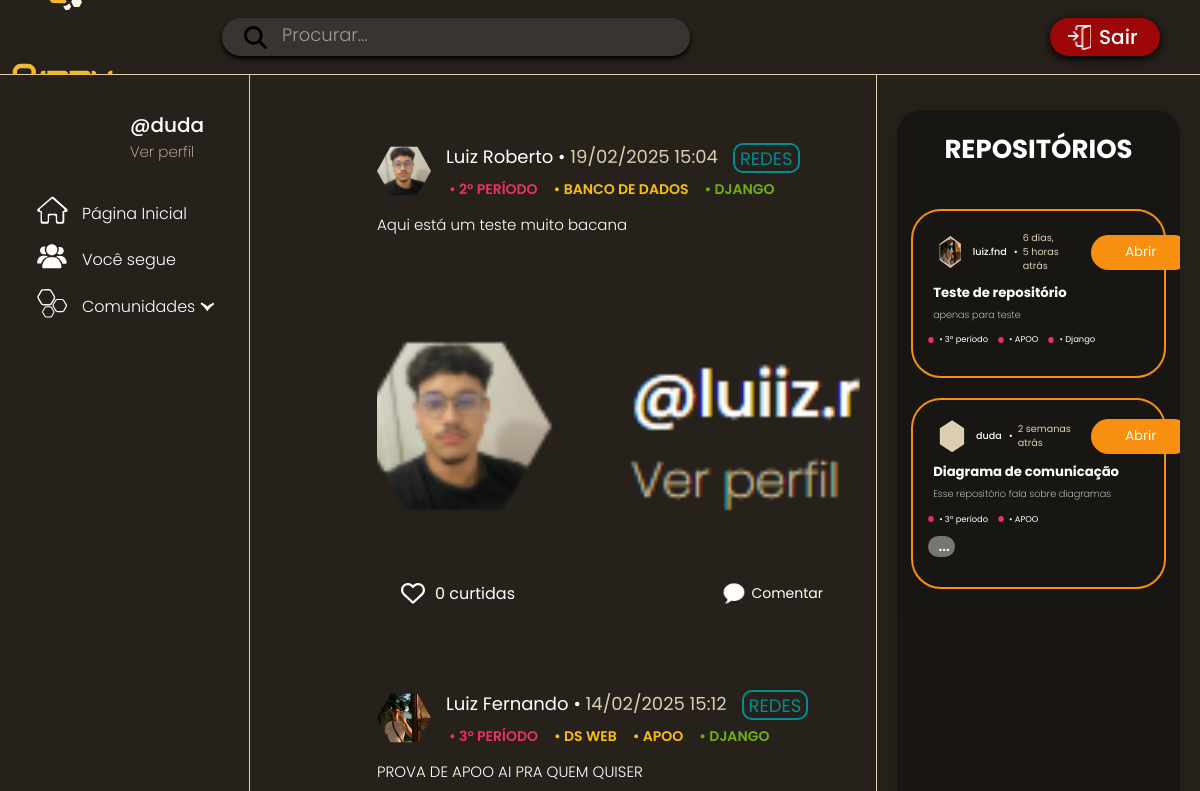
/ (signed in, upper part), run on an earlier commit of the app's database.
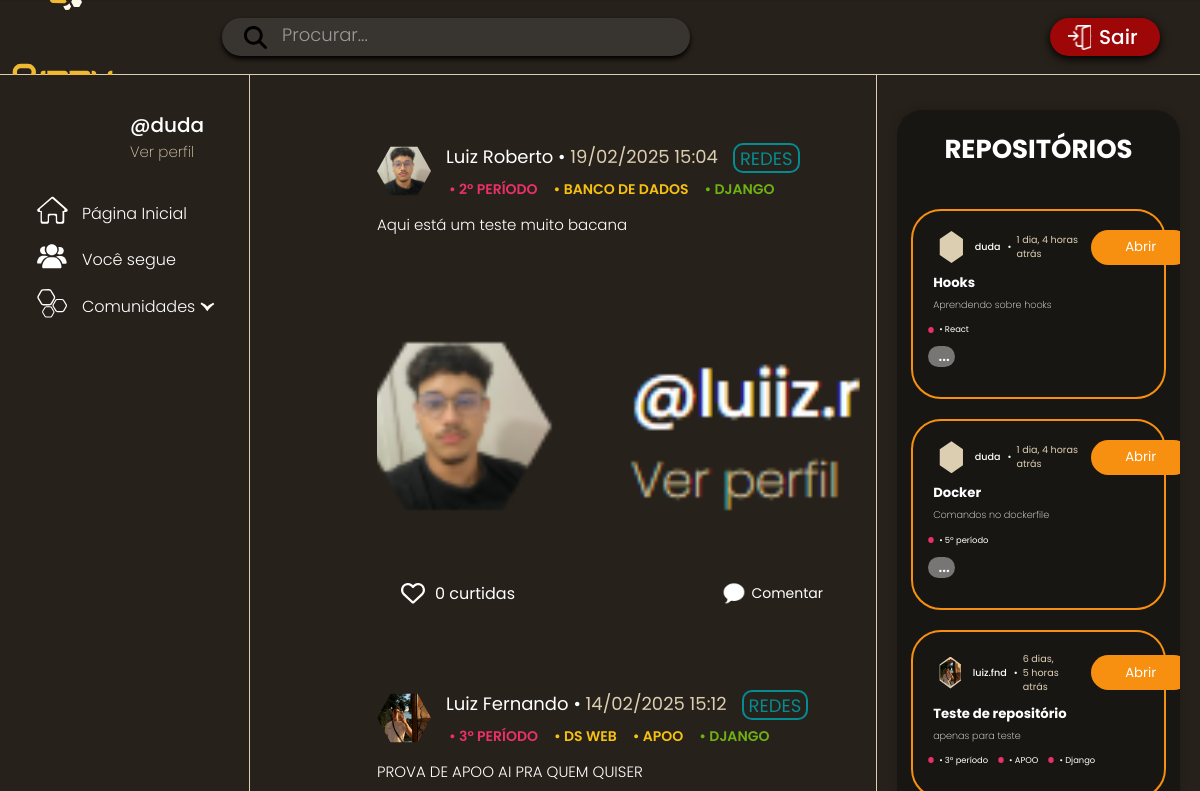
And on a later commit of the database.
### app_bizzu/models/usuario.py (models this page shows)
class Usuario(AbstractUser):
    nome = models.CharField(verbose_name="Nome", max_length=50)
    descricao = models.CharField(verbose_name="Descrição", max_length=200)
    imagemPerfil = models.ImageField(verbose_name="Imagem de perfil", upload_to="usuarios/%Y/%m/%d/", null=True)
    escolaFormacao = models.CharField(verbose_name="Escola de formação", max_length=30, blank=True, null=True)
    instituicaoAtual = models.CharField(verbose_name="Instituição atual", max_length=30, blank=True, null=True)
    localTrabalho = models.CharField(verbose_name="Local de trabalho", max_length=30, blank=True, null=True)
    progressoCurso = models.CharField(verbose_name="Progresso no curso", max_length=20, blank=True, null=True)
    repositoriosFavoritados = models.ManyToManyField("Repositorio", verbose_name="Repositórios salvos", symmetrical=False,related_name="repositorios_favoritados", blank=True)
    criado_em = models.DateTimeField(auto_now_add=True, verbose_name="Criado em", null=True, blank=True)
    segue = models.ManyToManyField("self",symmetrical=False, verbose_name="Segue", related_name="seguido_por", default=0, blank=True) # quem eu sigo
    seguidores = models.ManyToManyField("self",symmetrical=False, verbose_name="Seguidores", related_name="seguindo", default=0, blank=True) # quem me segue
    comunidades = models.ManyToManyField("Comunidade",verbose_name="Comunidades",related_name="seguido_por",blank=True)
    def __str__(self):
        return self.username

### app_bizzu/models/postagem.py (models this page shows, shortened)
class Postagem(models.Model):
    id = models.UUIDField(primary_key=True, default=uuid.uuid4, editable=False)
    texto = models.CharField(verbose_name="Texto de descrição",max_length= 200)
    imagem = models.ImageField(verbose_name="Imagem",upload_to="imgPostagens/")
    dataPublicacao = models.DateTimeField(auto_now_add=True, verbose_name="Data de publicação")
    usuario = models.ForeignKey("Usuario", verbose_name="Usuário", on_delete=models.CASCADE, null=True, blank=True, related_name="postagens")
    curtidas = models.IntegerField(verbose_name="Curtidas", default=0)
    comunidade = models.ForeignKey(Comunidade, verbose_name="Comunidade", on_delete=models.CASCADE, null=True, blank=True)
    categorias = models.ManyToManyField(Categoria, verbose_name="Categorias", blank=True)
    class Meta:
        verbose_name = "Postagem"
        verbose_name_plural = "Postagens"

### app_bizzu/models/comunidade.py (models this page shows)
class Comunidade(models.Model):
    id = models.UUIDField(primary_key=True, default=uuid.uuid4, editable=False)
    imagem = models.ImageField(upload_to='comunidade_imagens/', verbose_name="Imagem", blank=True, null=True)
    nome = models.CharField(verbose_name="Nome", max_length= 50)
    descricao = models.CharField(verbose_name="Descrição", max_length= 200)
    anoFundacao = models.DateField(verbose_name="Ano de fundação", default=2025)
    coordenacao = models.CharField(verbose_name="Coordenação", max_length= 50)
    linkPPC = models.URLField(verbose_name="Link ppc")
    linkHorarios = models.URLField(verbose_name="Link horários")
    linkExtra = models.URLField(verbose_name="Link extra")
    seguidores = models.ManyToManyField("Usuario", verbose_name="Seguidores", symmetrical=False,related_name="follows",blank=True)
    def __str__(self):
        return self.nome

### app_bizzu/models/categoria.py (models this page shows, shortened)
class Categoria(models.Model):
    TIPOS = (("tec", "Tecnologia"), ("mat", "Matéria"), ("per", "Período"))
    nome = models.CharField(verbose_name="Nome", max_length= 50)
    tipo = models.CharField(verbose_name="Tipo",max_length= 50, choices=TIPOS)

### app_bizzu/models/repositorio.py (models this page shows, shortened)
class Repositorio(models.Model):
    id = models.UUIDField(primary_key=True, default=uuid.uuid4, editable=False)
    dataPublicacao = models.DateTimeField(verbose_name="Data de publicação", auto_now_add=True)
    titulo = models.CharField(verbose_name="Título", max_length=50)
    descricao = models.CharField(verbose_name="Descrição", max_length=200)
    usuario = models.ForeignKey(Usuario, verbose_name="Usuário", on_delete=models.CASCADE, related_name="repositorios")
    comunidade = models.ForeignKey(Comunidade, verbose_name="Comunidade", on_delete=models.CASCADE, null=True, blank=True)
    categorias = models.ManyToManyField(Categoria, verbose_name="Categorias", blank=True)
    class Meta:
        verbose_name = "Repositório"
        verbose_name_plural = "Repositórios"

### app_bizzu/views/usuarioView.py (the view)
# urls.py: path('', usuarioView.UsuarioView.feed, name="feed"),
    def feed(request):
        if request.user.is_authenticated:  # Verificação de login
            user = request.user
            postagens = Postagem.objects.all().order_by('-dataPublicacao')  # Ordenar pela data (mais recente primeiro)
            repositorios = Repositorio.objects.all().order_by('-dataPublicacao')
            for postagem in postagens:
                postagem.curtido = Curtida.objects.filter(usuario=request.user, postagem=postagem).exists()
            return render(request, 'feed.html', {'postagens': postagens, 'user': request.user, 'repositorios': repositorios})
        else:
            postagens = Postagem.objects.all().order_by('-dataPublicacao')  # Ordenar pela data (mais recente primeiro)
            repositorios = Repositorio.objects.all().order_by('-dataPublicacao')
            return render(request, 'feed_deslogado.html', {'postagens': postagens, 'user': request.user, 'repositorios': repositorios})

### app_bizzu/templates/feed.html (shortened to what this page needs)
{% load static %}
<!DOCTYPE html>
<html lang="pt-br">
<head>
    <link rel="stylesheet" href="{% static 'css/feed.css' %}">
    <link rel="stylesheet" href="{% static "css/navbarRepositorio.css" %}?v=1.8">
    <link rel="stylesheet" href="{% static "css/fotoPerfilNome.css" %}?v=1.2">
    <link rel="stylesheet" href="{% static "css/caixaRepositorio.css" %}?v=1.8">
    <link rel="stylesheet" href="{% static "css/Botao.css" %}?v=1.2">
    <link rel="stylesheet" href="{% static "css/Tags.css" %}?v=1.2">
    <link rel="stylesheet" href="{% static 'css/comentarios.css' %}">
</head>
<body>
    {% include 'header.html' %}
    <section class="conteudo">
        {% include 'navbarEsquerda.html' with user=user %}
        <div class="feed">
            {% for postagem in postagens %}
            <div class="postagem" data-postagem-id="{{ postagem.id }}">
                <div class="post-header">
                    <div class="usuario-info">
                    {% if postagem.usuario.imagemPerfil and postagem.usuario.imagemPerfil.url %}
                        <img src="{{ postagem.usuario.imagemPerfil.url }}" alt="Avatar" class="avatar" style="object-fit: cover;">
                    {% else %}
                        <img src="{% static 'img/default-profile.png' %}" alt="Avatar" class="avatar" style="object-fit: cover;">
                    {% endif %}
                        <h3> <a href="{% url 'perfil' username=postagem.usuario.username %}">{{ postagem.usuario.nome }} </a> • <span>{{ postagem.dataPublicacao|date:"d/m/Y H:i" }}</span></h3>
                        <h3 class="comunidade-post">{{ postagem.comunidade }}</h3>
                    </div>
                    <div class="categorias-post">
                        {% for categoria in postagem.categorias.all %}
                            <h4 class="categoria {% if categoria.tipo == 'per' %}periodo{% elif categoria.tipo == 'mat' %}materia{% elif categoria.tipo == 'tec' %}tecnologia{% endif %}">
                                • {{ categoria.nome }}
                            </h4>
                        {% endfor %}
                    </div>
                </div>
                <div class="post-body">
                    <p>{{ postagem.texto }}</p>
                    {% if postagem.imagem %}
                    <img src="{{ postagem.imagem.url }}" alt="Imagem da postagem" class="post-image">
                    {% endif %}
                </div>
                <div class="post-footer">
                    <div class="likes">
                        <a href="{% url 'curtida' postagem.id %}" class="curtir-btn" data-postagem-id="{{ postagem.id }}">
                            <img
                            width="24px"
                            class="curtida-icon"
                            data-curtida="{% static 'img/curtidaColor.svg' %}"
                            data-nao-curtida="{% static 'img/curtida.svg' %}"
                            {% if postagem.curtido %}
                                src="{% static 'img/curtidaColor.svg' %}" data-curtido="true"
                            {% else %}
                                src="{% static 'img/curtida.svg' %}"  data-curtido="false"
                            {% endif %}
                        >
                        </a>
                        <span class="curtidas-count">{{ postagem.postagem_curtida.count }} curtidas</span>
                    </div>
                    <div class="comentarios">
                        <button class="comentar-btn" data-postagem-id="{{ postagem.id }}">
                            <img src="{% static 'img/icone_comentar.png' %}" width="24px">
                            <span>Comentar</span>
                        </button>
                    </div>
                </div>
            </div>
            {% empty %}
            <p class="postagem-off">Nenhuma postagem disponível no momento.</p>
            {% endfor %}
        </div>
        <aside class="barrarepositorios">
            <div class="conteudodireita">
                <h1 id="titulorep">REPOSITÓRIOS</h1>
                {% for repositorio in repositorios %}
                <div class="repositorioContainer">
                    <div class="headerCaixa">
                        <a class="profile-container" href="{% url 'perfil' repositorio.usuario.username %}">
                            <div class="hexagon">
                                <img src="{{ repositorio.usuario.imagemPerfil.url }}" class="profile-image">
                            </div>
                            <div class="user-info">
                                <span class="username">{{repositorio.usuario|default:"Luiz Fernando"}}</span>
                                <span class="separator">•</span>
                                <span class="timestamp">{{ repositorio.dataPublicacao|timesince }} atrás</span>
                            </div>
                        </a>
                        <form method="GET" action="{% url "verRepositorio" %}" id="form">
                        <button type="submit" id="BotaoLink" class="GeralPrimario" name="repositorio" value={{repositorio.id}}>
                            <p id="botaoP">Abrir</p>
                        </button>
                    </form>
                    </div>
                    <p class="tituloP">{{repositorio.titulo}}</p>
                    <p class="descricaoP">{{repositorio.descricao}}</p>
                    <div class="container">
                        {% for categoria in repositorio.categorias.all %}
                                    <div class="tag tag-rosa"><img src="/projeto_bizzu/app_bizzu/static/img/iconeTagRosa.svg" class="imgMenu">• {{ categoria.nome }}</div>
                        {% endfor %}
                    </div>
                    {% if repositorio.usuario.username == user.username %}
                    <button class="mais" type="submit">...</button>
                {% endif %}
                </div>
                {% empty %}
                    <p>Nenhum repositório disponível no momento.</p>
                {% endfor %}
            </div>
        </aside>
    </section>
</body>
</html>

### app_bizzu/templates/header.html (shortened to what this page needs)
{% load static %}
<link rel="stylesheet" href="{% static "css/header.css" %}">
<header>
    <div class="logo">
        <a href="{% url 'feed' %}">
            <img src="{% static 'img/abelha_bizzu.svg' %}" id="abelhalogo">
        </a>
    </div>
    <div class="search-container">
        <input type="text" id="buscar" placeholder="Procurar..." onkeyup="buscar()">
    </div>
    <a href="{% url 'sair' %}">
        <button id="sair">
            <img src="{% static 'img/entrar.svg' %}" id="sairbtn">Sair
        </button>
    </a>
</header>

### app_bizzu/templates/navbarEsquerda.html (shortened to what this page needs)
{% load static %}
<link rel="stylesheet" href="{% static "css/navbarEsquerda2.css" %}">
<aside id="barralateral">
    <div class="perfil">
        {% if user.imagemPerfil %}
            <img class="imgperfil" src="{{ user.imagemPerfil.url }}">
        {% else %}
            <img class="imgperfil" src="{% static 'img/default-profile.png' %}">
        {% endif %}
        <div class="perfil2">
            <h2 id="userperfil">@{{ user.username }}</h2>
            <h4 id="verperfil"><a href="{% url 'perfil' user.username %}">Ver perfil</a></h4>
        </div>
    </div>
    <ul>
        <div class="paginas">
            <li><img src="{% static 'img/casa_branco.svg' %}" width="35px"><a href="{% url 'feed' %}">Página Inicial</a></li>
            <li><img src="{% static 'img/voce_segue_branco.svg' %}" width="35px"><a href="{% url 'feed_seguidos' %}">Você segue</a></li>
            <li class="dropdown">
                <img src="{% static 'img/comunidades_branco.svg' %}" width="35px">
                <a href="#">Comunidades</a>
                <img class="seta-dropdown" src="{% static 'img/icone dropdown.svg' %}">
            </li>
        </div>
    </ul>
</aside>

What changed in the data, as far as the page shows it:
removed Repositorio: usuario.imagemPerfil (picture), usuario "duda", dataPublicacao "2 semanas", titulo "Diagrama de comunicação", descricao "Esse repositório fala sobre diagramas", Categoria (nome "3º período"), Categoria (nome "APOO")
added Repositorio: usuario.imagemPerfil (picture), usuario "duda", dataPublicacao "1 dia, 4 horas", titulo "Hooks", descricao "Aprendendo sobre hooks"
now on this page (row unchanged): Categoria: nome "React", shown under "duda"
added Repositorio: usuario.imagemPerfil (picture), usuario "duda", dataPublicacao "1 dia, 4 horas", titulo "Docker", descricao "Comandos no dockerfile"
now on this page (row unchanged): Categoria: nome "5º período", shown under "duda"
